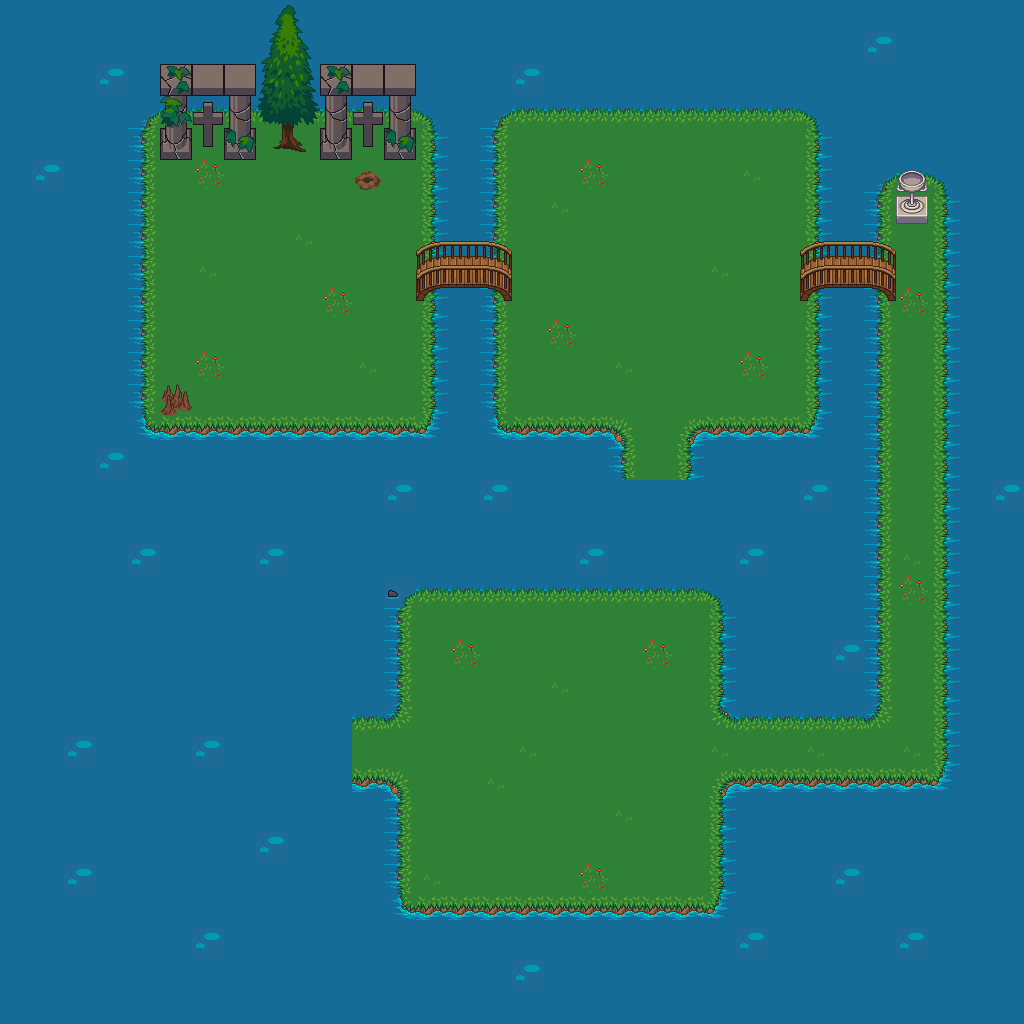

This game map was drawn from its Tiled (.tmx) file and the tilesets committed beside it. A one-line description and the trimmed map source follow:
An orthogonal 32x32 tile map with 32x32 px tiles, 3 tile layers (Solid, Texture, Deco).

<map version="1.2" tiledversion="1.3.1" orientation="orthogonal" renderorder="right-down" compressionlevel="0" width="32" height="32" tilewidth="32" tileheight="32" infinite="0" nextlayerid="10" nextobjectid="1">
 <tileset firstgid="1" source="terrain_atlas.tsx" />
 <layer id="3" name="Solid" width="32" height="32">
  <data>[1024 cells, 762 non-empty, 2 distinct tile ids]</data>
 </layer>
 <layer id="1" name="Texture" width="32" height="32">
  <data>[1024 cells, 560 non-empty, 16 distinct tile ids]</data>
 </layer>
 <layer id="8" name="Deco" width="32" height="32">
  <data>[1024 cells, 101 non-empty, 35 distinct tile ids]</data>
 </layer>
</map>
